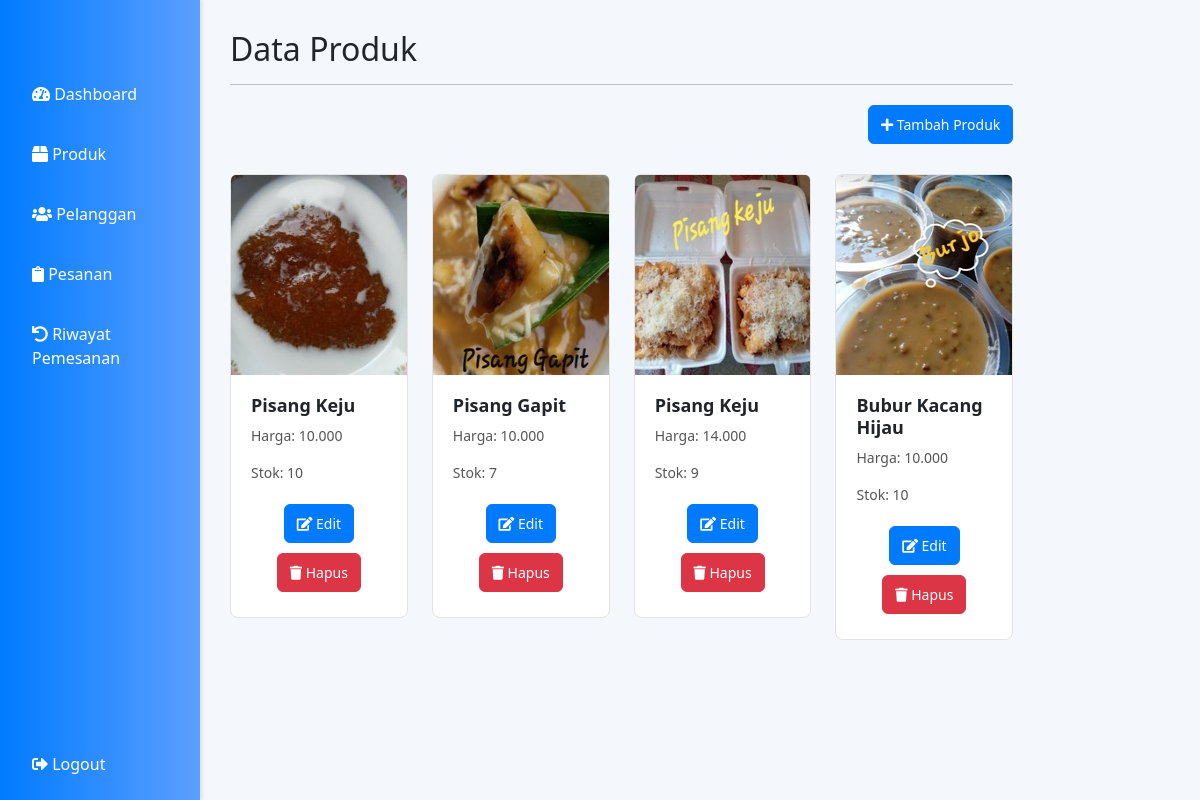
The page /admin/produk.php (signed in) on the database as committed earlier.
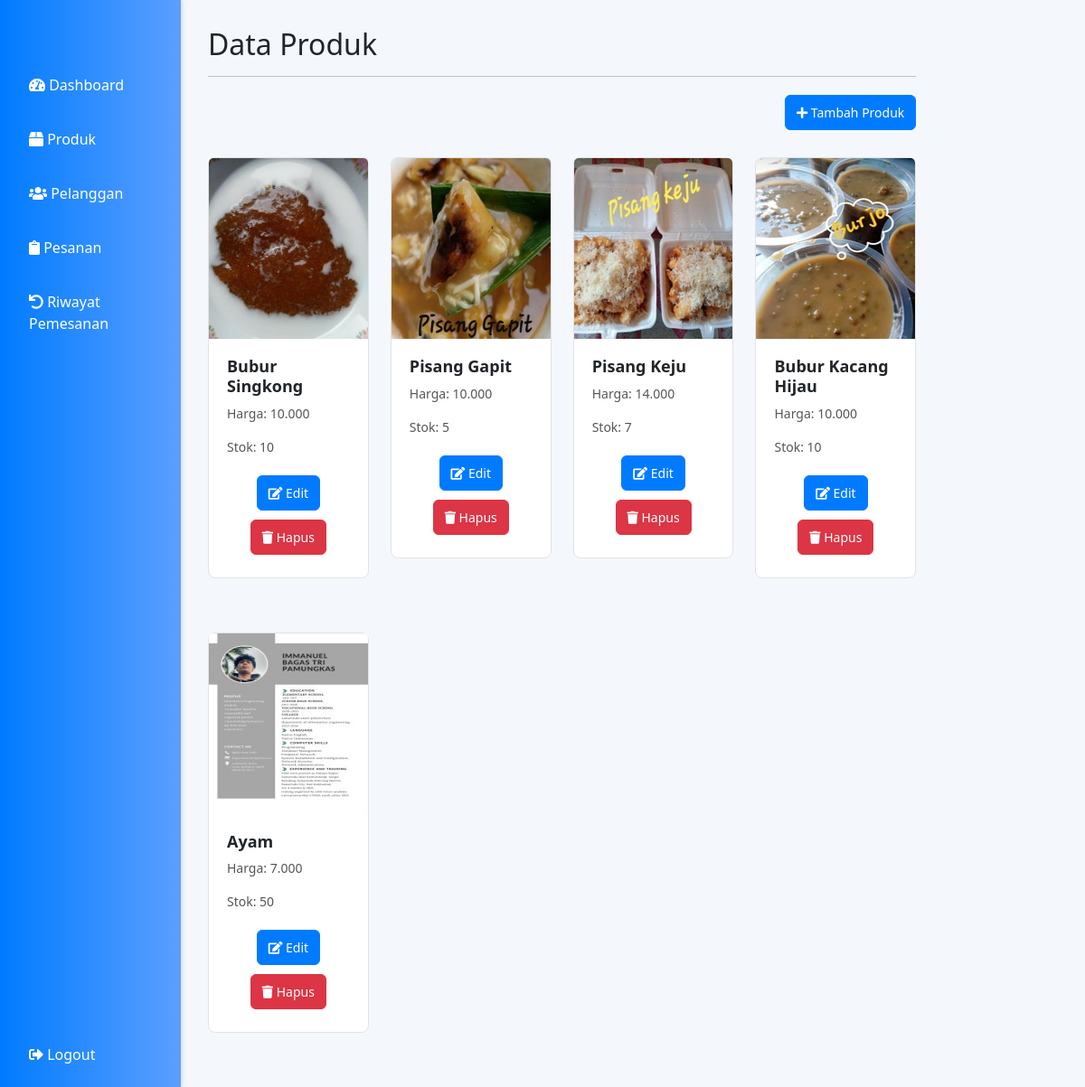
The same page on the database as committed later.
### tables this page shows
CREATE TABLE `items` (
  `item_id` int(11) NOT NULL,
  `item_name` varchar(225) NOT NULL,
  `stok` int(11) NOT NULL,
  `harga` decimal(6,3) NOT NULL,
  `item_image` varchar(100) DEFAULT NULL,
  `item_desc` text DEFAULT NULL,
  `aktif` tinyint(1) NOT NULL DEFAULT 1
);

### admin/produk.php (the view, shortened to what this page needs)
<?php
include "../koneksi/koneksi.php";
?>
<!DOCTYPE html>
<html lang="en">
<head>
  <link href="https://cdn.jsdelivr.net/npm/bootstrap@5.3.0/dist/css/bootstrap.min.css" rel="stylesheet">
  <link rel="stylesheet" href="https://cdnjs.cloudflare.com/ajax/libs/font-awesome/5.15.3/css/all.min.css">
</head>
<body>
  <div class="sidebar">
    <a href="dashboard.php"><i class="fas fa-tachometer-alt"></i> Dashboard</a>
    <a href="produk.php"><i class="fas fa-box"></i> Produk</a>
    <a href="pelanggan.php"><i class="fas fa-users"></i> Pelanggan</a>
    <a href="pesanan.php"><i class="fas fa-clipboard"></i> Pesanan</a>
    <a href="riwayatpemesanan.php"><i class="fas fa-undo"></i> Riwayat Pemesanan</a>
    <div style="flex-grow: 1;"></div>
    <a href="logout.php"><i class="fas fa-sign-out-alt"></i> Logout</a>
  </div>
  <div class="content">
    <div class="col-sm-9 col-sm-offset-3 col-md-10 col-md-offset-2 main">
      <h2 class="page-header">Data Produk</h2>
      <hr>
      <div class="row-search">
        <a href="tambahproduk.php" class="btn btn-primary"><i class="fa fa-plus"></i> Tambah Produk</a>
      </div>
      <div class="row">
        <?php
        $query = $conn->query("SELECT * FROM items where aktif=1");
        while ($lihat = $query->fetch(PDO::FETCH_ASSOC)) {
        ?>
          <div class="col-md-3">
            <div class="card">
              <img src="../<?php echo $lihat['item_image']; ?>" class="card-img-top" alt="" width="300px" height="200px">
              <div class="card-body">
                <h5 class="card-title"><?php echo $lihat['item_name']; ?></h5>
                <p class="card-text">Harga: <?php echo $lihat['harga']; ?></p>
                <p class="card-text">Stok: <?php echo $lihat['stok']; ?></p>
                <div class="text-center">
                  <a href="editproduk.php?item_id=<?php echo $lihat['item_id']; ?>" class="btn btn-primary"><i class="fas fa-edit"></i> Edit</a>
                  <a href="hapusproduk.php?item_id=<?php echo $lihat['item_id']; ?>" class="btn btn-danger"><i class="fa fa-trash"></i> Hapus</a>
                </div>
              </div>
            </div>
          </div>
        <?php } ?>
      </div>
    </div>
  </div>
</body>
</html>

Rows that differ between the two databases and show on the page:
changed items: item_name "Pisang Keju" → "Bubur Singkong"
changed items "Pisang Gapit": stok "7" → "5"
changed items "Pisang Keju": stok "9" → "7"
added items: item_image (picture), item_name "Ayam", harga "7.000", stok "50"
